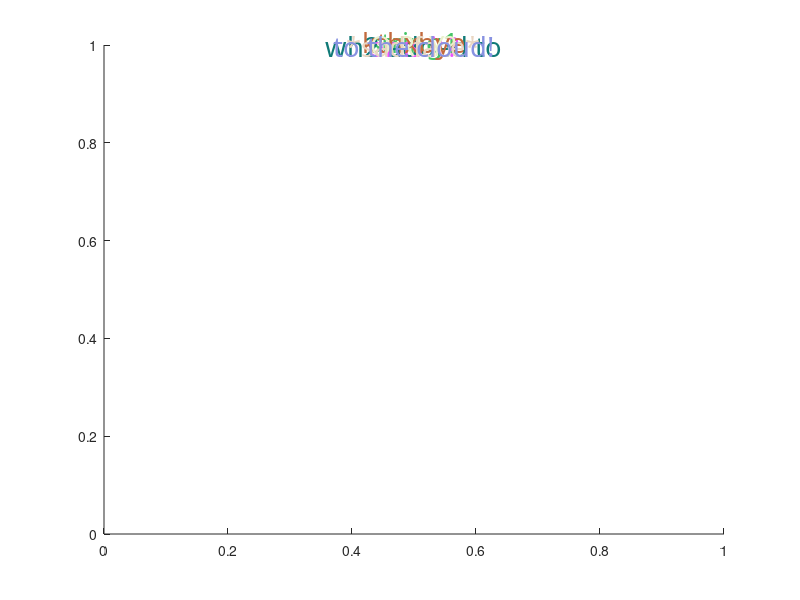

This chart was generated by the following MATLAB code: (Note: this script raises an error after producing the figure.)
function WordCloudMaker
cla reset
clear variables
% clear classes
numberClusters = 4;

% load realtestdata
% 
% textHandles = generateTextHandles(words, wordCount, corrMat, tree);
% T = cluster(tree, 'maxclust', numberClusters);
% c = hist(T, numberClusters)

fontBlockSize = 0.02;
prettyFonts = {'Century Gothic', 'Cooper Black', 'Magneto Bold'};

cx = 0.2;
cy = 0.8;

wh1 = makeWord('string1');
wh2 = makeWord('wh2 added to');
wh3 = makeWord('or is it?');
wh4 = makeWord('kthxbye');
wh5 = makeWord('O RLY?');
wh6 = makeWord('*sad face*');
wh7 = makeWord('to the cloud!');

axis manual

w = WordCluster(wh1, 0.5, 0.5);
% corrMat(1, 2:8)
w = w.addFirst7Words([wh2, wh3, wh4, wh5, wh6, wh7]); %, wordCount(2:8), corrMat(1, 2:8));]); %





end

function w = makeWord(string)
fontBlockSize = 0.02;
prettyFonts = {'Century Gothic', 'Cooper Black', 'Magneto Bold'};

w = text('String', string, ...
    'FontName', prettyFonts{randi(numel(prettyFonts), 1)}, ... % random pretty font
    'Color', rand(1,3), ...
    'Margin', 1, ...
    'FontUnits', 'normalized', ...
    'FontSize', 4*fontBlockSize, ...
    'Units', 'data', ... % 'normalized', ... %
    'VerticalAlignment', 'middle', ...
    'HorizontalAlignment', 'center', ...
    'Position', [0.5,1] ...
    );
end

